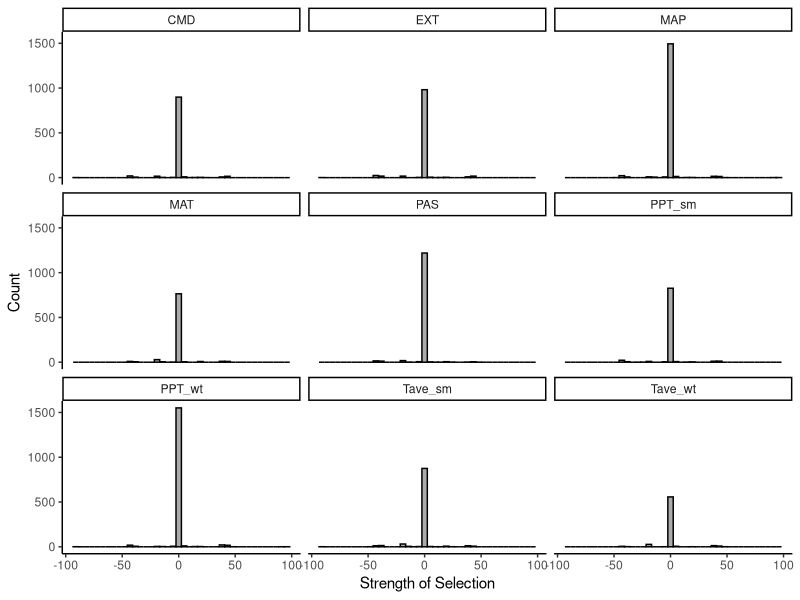
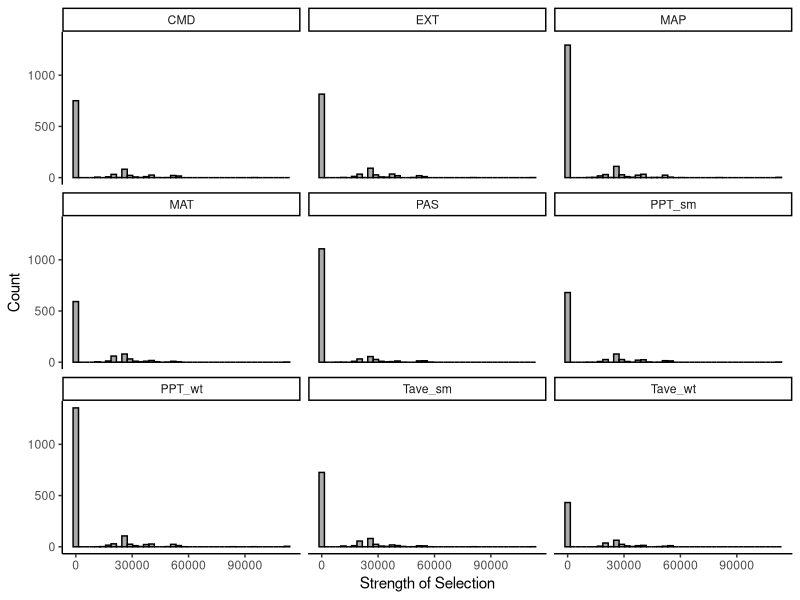
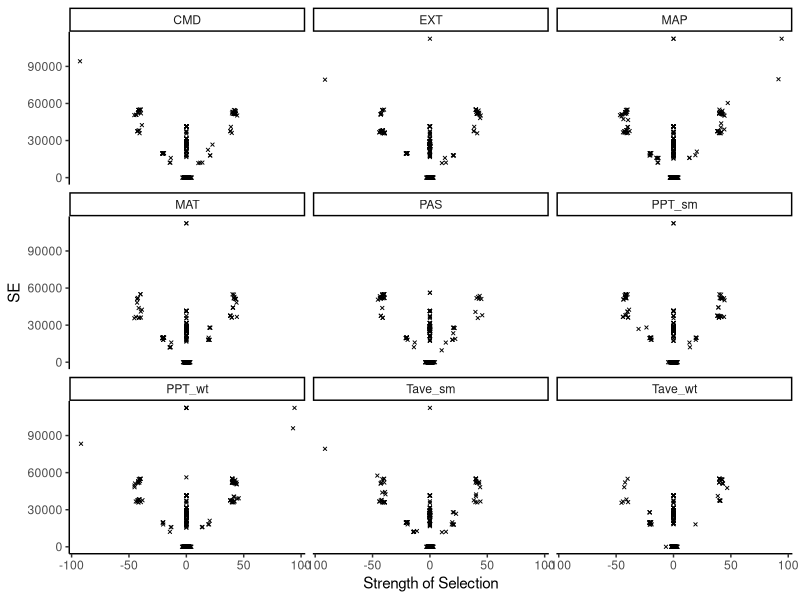
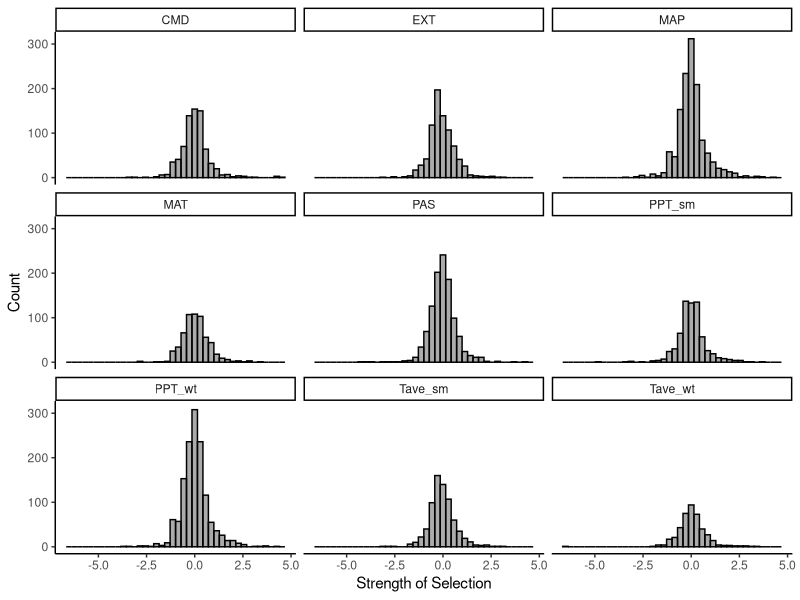
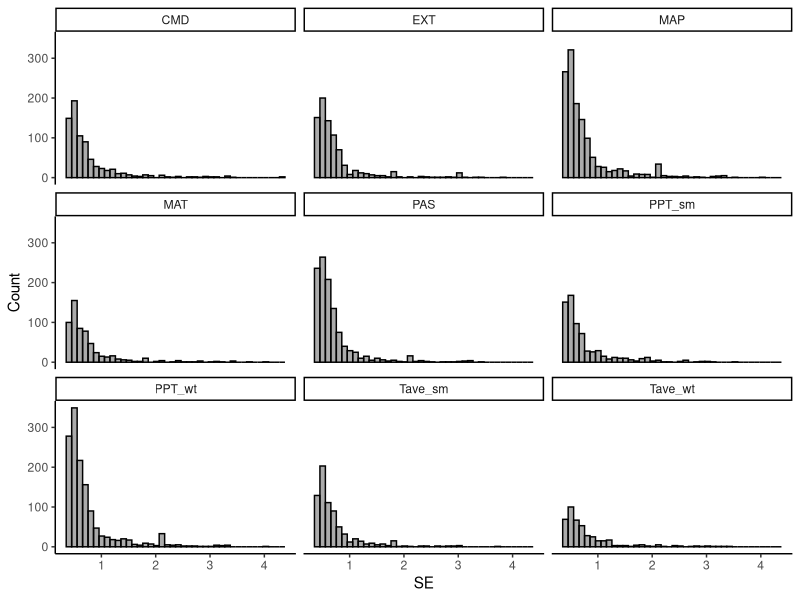
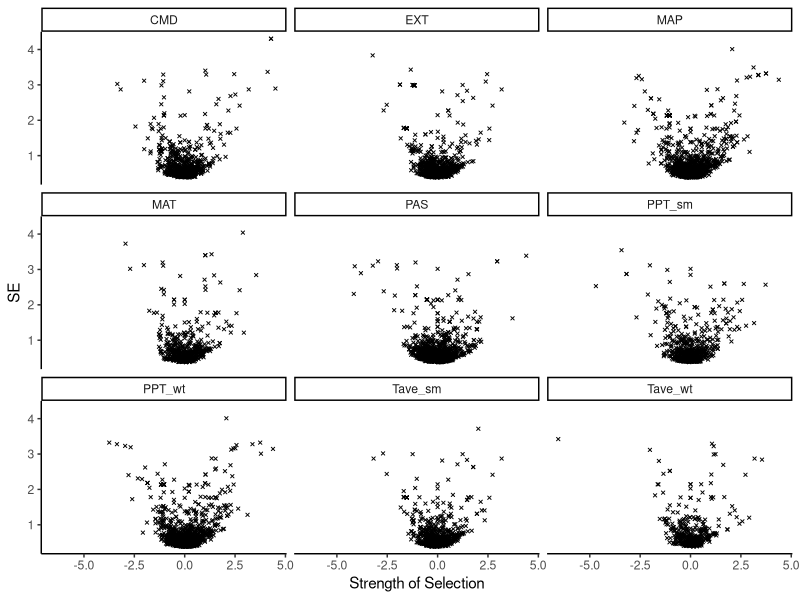
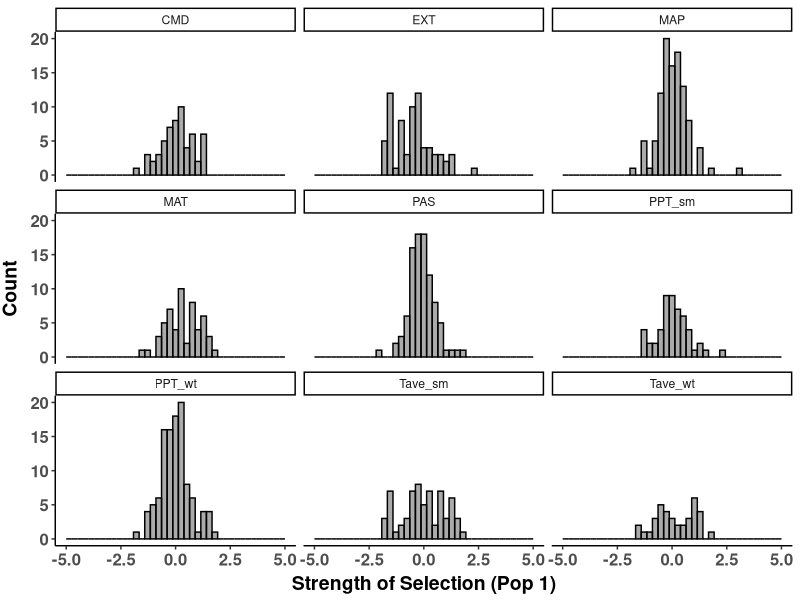
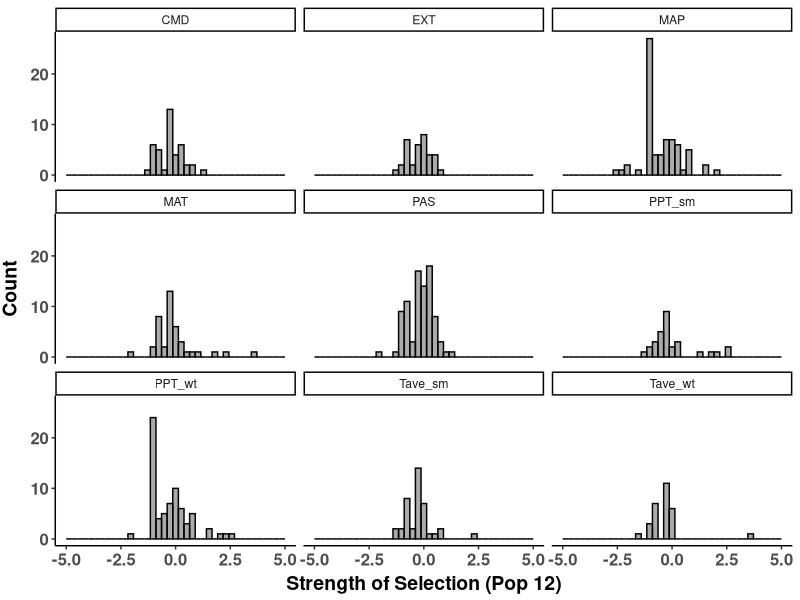

The R script that drew these images, in order:
##################################################################################
## Make SNP slopes histograms
## Author Daniel Anstett
## 
## For all 9 env
## Last Modified April 25, 2023
###################################################################################


###################################################################################
#Import libraries
library(tidyverse)

#Full Data
env_all <- read_csv("data/slope_obs_all.csv")
env_low <- env_all %>% filter(SE<5)

env_1 <- env_low %>% filter(Site==1)
env_2 <- env_low %>% filter(Site==2)
env_3 <- env_low %>% filter(Site==3)
env_4 <- env_low %>% filter(Site==4)
env_5 <- env_low %>% filter(Site==5)
env_6 <- env_low %>% filter(Site==6)
env_7 <- env_low %>% filter(Site==7)
env_8 <- env_low %>% filter(Site==8)
env_9 <- env_low %>% filter(Site==9)
env_10 <- env_low %>% filter(Site==10)
env_11 <- env_low %>% filter(Site==11)
env_12 <- env_low %>% filter(Site==12)


###################################################################################
## All high SE included, all pop, all env
###################################################################################

#all_slopes
env_slope<- ggplot(env_all,aes(x=Slope))+
  geom_histogram(position="identity",bins=40,color="black",alpha=0.5)+
  scale_y_continuous(name="Count")+
  scale_x_continuous(name="Strength of Selection")+
  theme_classic()
#env_slope <- env_slope  + theme(
#  axis.text.x = element_text(size=12, face="bold"),
#  axis.text.y = element_text(size=12,face="bold"),
#  axis.title.x = element_text(color="black", size=14, vjust = 0.5, face="bold"),
#  axis.title.y = element_text(color="black", size=14,vjust = 2, face="bold",hjust=0.5))
env_slope <- env_slope + facet_wrap(.~ENV)
env_slope
ggsave("graphs/all_slope_high.pdf",width=10, height = 7.5, units = "in")

#all_SE
env_SE<- ggplot(env_all,aes(x=SE))+
  geom_histogram(position="identity",bins=40,color="black",alpha=0.5)+
  scale_y_continuous(name="Count")+
  scale_x_continuous(name="Strength of Selection")+
  theme_classic()
#env_SE <- env_SE  + theme(
#  axis.text.x = element_text(size=12, face="bold"),
#  axis.text.y = element_text(size=12,face="bold"),
#  axis.title.x = element_text(color="black", size=14, vjust = 0.5, face="bold"),
# axis.title.y = element_text(color="black", size=14,vjust = 2, face="bold",hjust=0.5))
env_SE <- env_SE + facet_wrap(.~ENV)
env_SE
ggsave("graphs/all_SE_high.pdf",width=10, height = 7.5, units = "in")

#SE versus Slope
env_SE<- ggplot(env_all,aes(x=Slope,y=SE))+
  geom_point(shape=4,size=0.8)+
  scale_y_continuous(name="SE")+
  scale_x_continuous(name="Strength of Selection")+
  theme_classic()
#env_SE <- env_SE  + theme(
#  axis.text.x = element_text(size=12, face="bold"),
#  axis.text.y = element_text(size=12,face="bold"),
#  axis.title.x = element_text(color="black", size=14, vjust = 0.5, face="bold"),
# axis.title.y = element_text(color="black", size=14,vjust = 2, face="bold",hjust=0.5))
env_SE <- env_SE + facet_wrap(.~ENV)
env_SE
ggsave("graphs/all_SE_vs_slope_high.pdf",width=10, height = 7.5, units = "in")



###################################################################################
## Low SE only, all pop, all env
###################################################################################

#all_slopes
env_slope<- ggplot(env_low,aes(x=Slope))+
  geom_histogram(position="identity",bins=40,color="black",alpha=0.5)+
  scale_y_continuous(name="Count")+
  scale_x_continuous(name="Strength of Selection")+
  theme_classic()
#env_slope <- env_slope  + theme(
#  axis.text.x = element_text(size=12, face="bold"),
#  axis.text.y = element_text(size=12,face="bold"),
#  axis.title.x = element_text(color="black", size=14, vjust = 0.5, face="bold"),
#  axis.title.y = element_text(color="black", size=14,vjust = 2, face="bold",hjust=0.5))
env_slope <- env_slope + facet_wrap(.~ENV)
env_slope
ggsave("graphs/low_slope.pdf",width=10, height = 7.5, units = "in")

#all_SE
env_SE<- ggplot(env_low,aes(x=SE))+
  geom_histogram(position="identity",bins=40,color="black",alpha=0.5)+
  scale_y_continuous(name="Count")+
  scale_x_continuous(name="SE")+
  theme_classic()
#env_SE <- env_SE  + theme(
#  axis.text.x = element_text(size=12, face="bold"),
#  axis.text.y = element_text(size=12,face="bold"),
#  axis.title.x = element_text(color="black", size=14, vjust = 0.5, face="bold"),
# axis.title.y = element_text(color="black", size=14,vjust = 2, face="bold",hjust=0.5))
env_SE <- env_SE + facet_wrap(.~ENV)
env_SE
ggsave("graphs/low_SE.pdf",width=10, height = 7.5, units = "in")

#SE versus Slope
env_SE<- ggplot(env_low,aes(x=Slope,y=SE))+
  geom_point(shape=4,size=0.8)+
  scale_y_continuous(name="SE")+
  scale_x_continuous(name="Strength of Selection")+
  theme_classic()
#env_SE <- env_SE  + theme(
#  axis.text.x = element_text(size=12, face="bold"),
#  axis.text.y = element_text(size=12,face="bold"),
#  axis.title.x = element_text(color="black", size=14, vjust = 0.5, face="bold"),
# axis.title.y = element_text(color="black", size=14,vjust = 2, face="bold",hjust=0.5))
env_SE <- env_SE + facet_wrap(.~ENV)
env_SE
ggsave("graphs/low_SE_vs_slope.pdf",width=10, height = 7.5, units = "in")


###################################################################################
## Full graphs per population
###################################################################################

#p1 
env_hist <- ggplot(env_1,aes(x=Slope))+
  geom_histogram(position="identity",bins=40,color="black",alpha=0.5)+
  scale_y_continuous(name="Count")+
  scale_x_continuous(name="Strength of Selection (Pop 1)",limits=c(-5,5))+
  theme_classic()
env_hist <- env_hist  + theme(
  axis.text.x = element_text(size=12, face="bold"),
  axis.text.y = element_text(size=12,face="bold"),
  axis.title.x = element_text(color="black", size=14, vjust = 0.5, face="bold"),
  axis.title.y = element_text(color="black", size=14,vjust = 2, face="bold",hjust=0.5))
env_hist <- env_hist + facet_wrap(.~ENV)
env_hist
ggsave("graphs/01_slope_obs_p1.pdf",width=10, height = 7.5, units = "in")

#p12 
env_hist <- ggplot(env_12,aes(x=Slope))+
  geom_histogram(position="identity",bins=40,color="black",alpha=0.5)+
  scale_y_continuous(name="Count")+
  scale_x_continuous(name="Strength of Selection (Pop 12)",limits=c(-5,5))+
  theme_classic()
env_hist <- env_hist  + theme(
  axis.text.x = element_text(size=12, face="bold"),
  axis.text.y = element_text(size=12,face="bold"),
  axis.title.x = element_text(color="black", size=14, vjust = 0.5, face="bold"),
  axis.title.y = element_text(color="black", size=14,vjust = 2, face="bold",hjust=0.5))
env_hist <- env_hist + facet_wrap(.~ENV)
env_hist
ggsave("graphs/02_slope_obs_p12.pdf",width=10, height = 7.5, units = "in")

#p2 
env_hist <- ggplot(env_2,aes(x=Slope))+
  geom_histogram(position="identity",bins=40,color="black",alpha=0.5)+
  scale_y_continuous(name="Count")+
  scale_x_continuous(name="Strength of Selection (Pop 2)",limits=c(-5,5))+
  theme_classic()
env_hist <- env_hist  + theme(
  axis.text.x = element_text(size=12, face="bold"),
  axis.text.y = element_text(size=12,face="bold"),
  axis.title.x = element_text(color="black", size=14, vjust = 0.5, face="bold"),
  axis.title.y = element_text(color="black", size=14,vjust = 2, face="bold",hjust=0.5))
env_hist <- env_hist + facet_wrap(.~ENV)
env_hist
ggsave("graphs/03_slope_obs_p2.pdf",width=10, height = 7.5, units = "in")

#p3 
env_hist <- ggplot(env_3,aes(x=Slope))+
  geom_histogram(position="identity",bins=40,color="black",alpha=0.5)+
  scale_y_continuous(name="Count")+
  scale_x_continuous(name="Strength of Selection (Pop 3)",limits=c(-5,5))+
  theme_classic()
env_hist <- env_hist  + theme(
  axis.text.x = element_text(size=12, face="bold"),
  axis.text.y = element_text(size=12,face="bold"),
  axis.title.x = element_text(color="black", size=14, vjust = 0.5, face="bold"),
  axis.title.y = element_text(color="black", size=14,vjust = 2, face="bold",hjust=0.5))
env_hist <- env_hist + facet_wrap(.~ENV)
env_hist
ggsave("graphs/04_slope_obs_p3.pdf",width=10, height = 7.5, units = "in")

#p4 
env_hist <- ggplot(env_4,aes(x=Slope))+
  geom_histogram(position="identity",bins=40,color="black",alpha=0.5)+
  scale_y_continuous(name="Count")+
  scale_x_continuous(name="Strength of Selection (Pop 4)",limits=c(-5,5))+
  theme_classic()
env_hist <- env_hist  + theme(
  axis.text.x = element_text(size=12, face="bold"),
  axis.text.y = element_text(size=12,face="bold"),
  axis.title.x = element_text(color="black", size=14, vjust = 0.5, face="bold"),
  axis.title.y = element_text(color="black", size=14,vjust = 2, face="bold",hjust=0.5))
env_hist <- env_hist + facet_wrap(.~ENV)
env_hist
ggsave("graphs/05_slope_obs_p4.pdf",width=10, height = 7.5, units = "in")

#p5 
env_hist <- ggplot(env_5,aes(x=Slope))+
  geom_histogram(position="identity",bins=40,color="black",alpha=0.5)+
  scale_y_continuous(name="Count")+
  scale_x_continuous(name="Strength of Selection (Pop 5)",limits=c(-5,5))+
  theme_classic()
env_hist <- env_hist  + theme(
  axis.text.x = element_text(size=12, face="bold"),
  axis.text.y = element_text(size=12,face="bold"),
  axis.title.x = element_text(color="black", size=14, vjust = 0.5, face="bold"),
  axis.title.y = element_text(color="black", size=14,vjust = 2, face="bold",hjust=0.5))
env_hist <- env_hist + facet_wrap(.~ENV)
env_hist
ggsave("graphs/06_slope_obs_p5.pdf",width=10, height = 7.5, units = "in")

#p6 
env_hist <- ggplot(env_6,aes(x=Slope))+
  geom_histogram(position="identity",bins=40,color="black",alpha=0.5)+
  scale_y_continuous(name="Count")+
  scale_x_continuous(name="Strength of Selection (Pop 6)",limits=c(-5,5))+
  theme_classic()
env_hist <- env_hist  + theme(
  axis.text.x = element_text(size=12, face="bold"),
  axis.text.y = element_text(size=12,face="bold"),
  axis.title.x = element_text(color="black", size=14, vjust = 0.5, face="bold"),
  axis.title.y = element_text(color="black", size=14,vjust = 2, face="bold",hjust=0.5))
env_hist <- env_hist + facet_wrap(.~ENV)
env_hist
ggsave("graphs/07_slope_obs_p6.pdf",width=10, height = 7.5, units = "in")

#p7 
env_hist <- ggplot(env_7,aes(x=Slope))+
  geom_histogram(position="identity",bins=40,color="black",alpha=0.5)+
  scale_y_continuous(name="Count")+
  scale_x_continuous(name="Strength of Selection (Pop 7)",limits=c(-5,5))+
  theme_classic()
env_hist <- env_hist  + theme(
  axis.text.x = element_text(size=12, face="bold"),
  axis.text.y = element_text(size=12,face="bold"),
  axis.title.x = element_text(color="black", size=14, vjust = 0.5, face="bold"),
  axis.title.y = element_text(color="black", size=14,vjust = 2, face="bold",hjust=0.5))
env_hist <- env_hist + facet_wrap(.~ENV)
env_hist
ggsave("graphs/08_slope_obs_p7.pdf",width=10, height = 7.5, units = "in")

#p8 
env_hist <- ggplot(env_8,aes(x=Slope))+
  geom_histogram(position="identity",bins=40,color="black",alpha=0.5)+
  scale_y_continuous(name="Count")+
  scale_x_continuous(name="Strength of Selection (Pop 8)",limits=c(-5,5))+
  theme_classic()
env_hist <- env_hist  + theme(
  axis.text.x = element_text(size=12, face="bold"),
  axis.text.y = element_text(size=12,face="bold"),
  axis.title.x = element_text(color="black", size=14, vjust = 0.5, face="bold"),
  axis.title.y = element_text(color="black", size=14,vjust = 2, face="bold",hjust=0.5))
env_hist <- env_hist + facet_wrap(.~ENV)
env_hist
ggsave("graphs/09_slope_obs_p8.pdf",width=10, height = 7.5, units = "in")

#p9 
env_hist <- ggplot(env_9,aes(x=Slope))+
  geom_histogram(position="identity",bins=40,color="black",alpha=0.5)+
  scale_y_continuous(name="Count")+
  scale_x_continuous(name="Strength of Selection (Pop 9)",limits=c(-5,5))+
  theme_classic()
env_hist <- env_hist  + theme(
  axis.text.x = element_text(size=12, face="bold"),
  axis.text.y = element_text(size=12,face="bold"),
  axis.title.x = element_text(color="black", size=14, vjust = 0.5, face="bold"),
  axis.title.y = element_text(color="black", size=14,vjust = 2, face="bold",hjust=0.5))
env_hist <- env_hist + facet_wrap(.~ENV)
env_hist
ggsave("graphs/10_slope_obs_p9.pdf",width=10, height = 7.5, units = "in")

#p10 
env_hist <- ggplot(env_10,aes(x=Slope))+
  geom_histogram(position="identity",bins=40,color="black",alpha=0.5)+
  scale_y_continuous(name="Count")+
  scale_x_continuous(name="Strength of Selection (Pop 10)",limits=c(-5,5))+
  theme_classic()
env_hist <- env_hist  + theme(
  axis.text.x = element_text(size=12, face="bold"),
  axis.text.y = element_text(size=12,face="bold"),
  axis.title.x = element_text(color="black", size=14, vjust = 0.5, face="bold"),
  axis.title.y = element_text(color="black", size=14,vjust = 2, face="bold",hjust=0.5))
env_hist <- env_hist + facet_wrap(.~ENV)
env_hist
ggsave("graphs/11_slope_obs_p10.pdf",width=10, height = 7.5, units = "in")

#p11 
env_hist <- ggplot(env_11,aes(x=Slope))+
  geom_histogram(position="identity",bins=40,color="black",alpha=0.5)+
  scale_y_continuous(name="Count")+
  scale_x_continuous(name="Strength of Selection (Pop 11)",limits=c(-5,5))+
  theme_classic()
env_hist <- env_hist  + theme(
  axis.text.x = element_text(size=12, face="bold"),
  axis.text.y = element_text(size=12,face="bold"),
  axis.title.x = element_text(color="black", size=14, vjust = 0.5, face="bold"),
  axis.title.y = element_text(color="black", size=14,vjust = 2, face="bold",hjust=0.5))
env_hist <- env_hist + facet_wrap(.~ENV)
env_hist
ggsave("graphs/12_slope_obs_p11.pdf",width=10, height = 7.5, units = "in")




